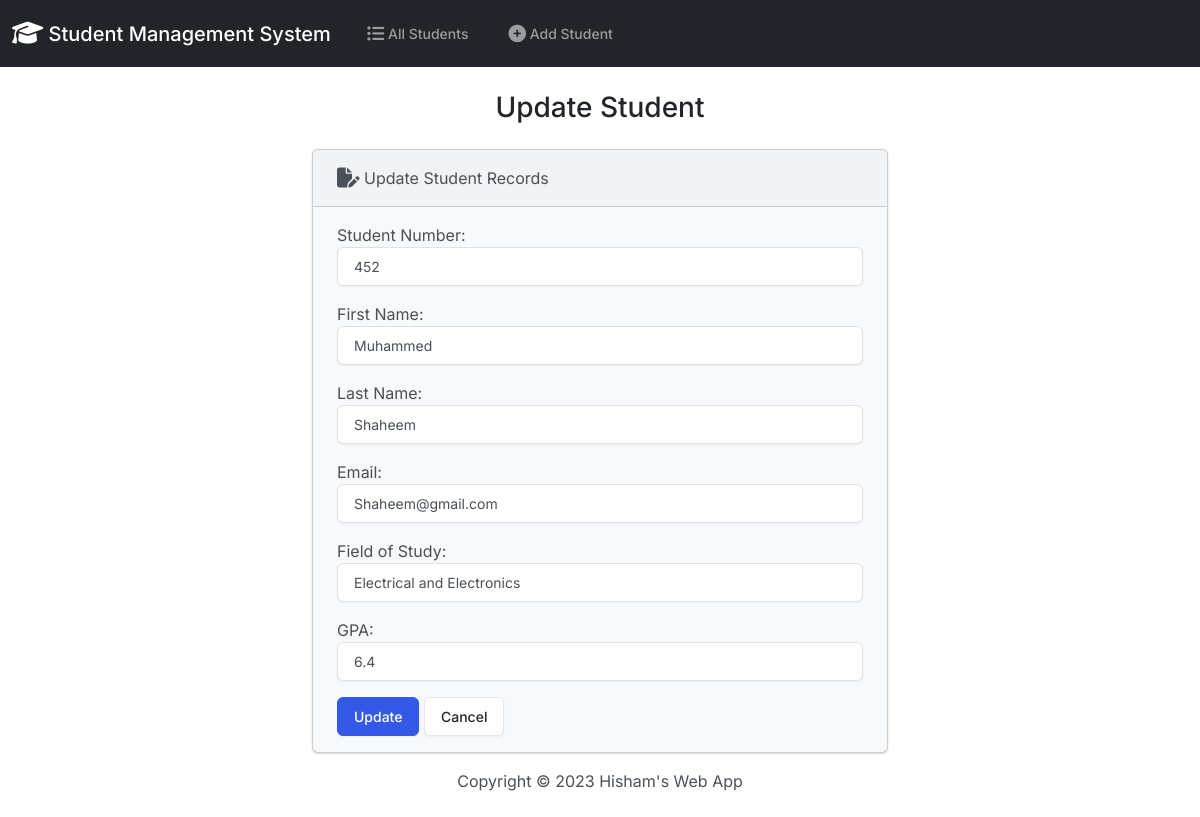
/edit/2/, run on an earlier commit of the app's database.
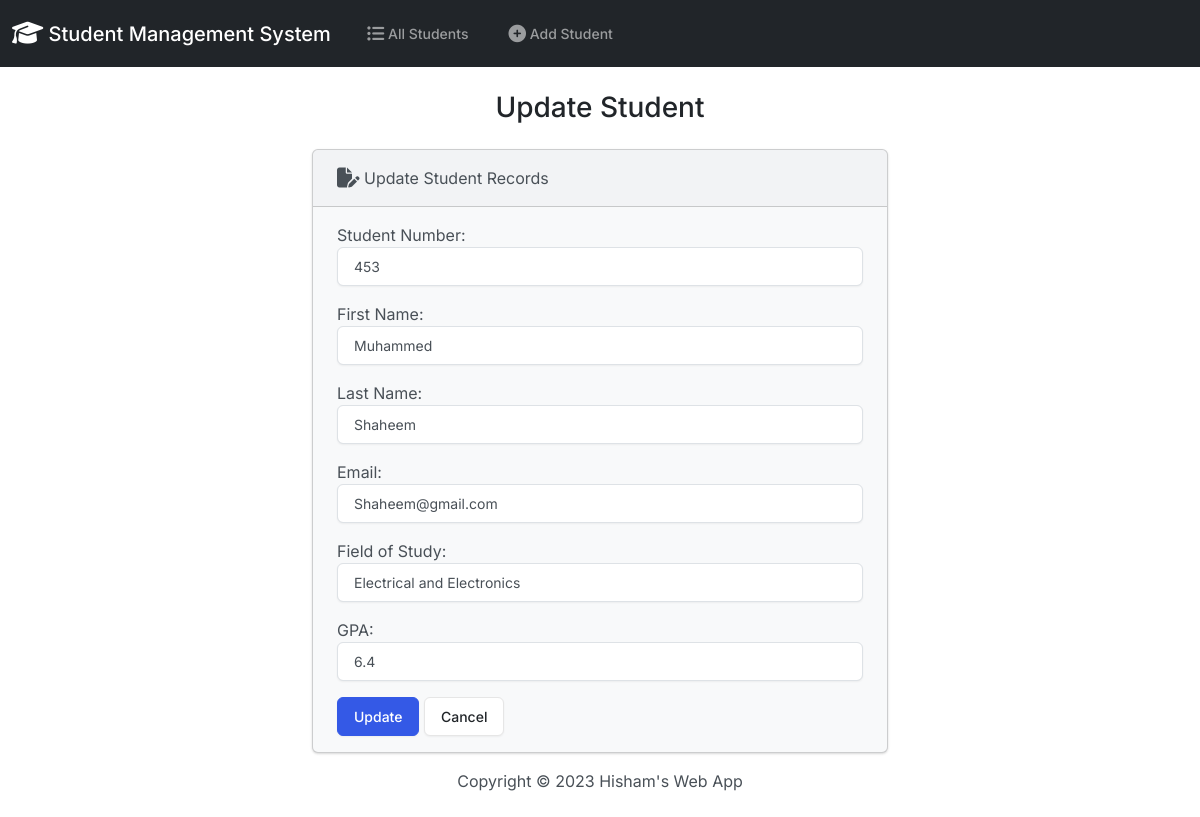
And on a later commit of the database.
### students/models.py (models this page shows, shortened)
class Student(models.Model):
    student_number = models.PositiveIntegerField(unique= True)
    first_name = models.CharField(max_length=50)
    last_name = models.CharField(max_length=50)
    email = models.EmailField(max_length=100)
    field_of_study = models.CharField(max_length=50)
    gpa = models.FloatField()

### students/views.py (the view)
# urls.py: path('edit/<int:id>/', views.edit, name='edit'),
def edit(request, id):
  if request.method == 'POST':
    student = Student.objects.get(pk=id)
    form = StudentForm(request.POST, instance=student)
    if form.is_valid():
      form.save()
      return render(request, 'students/edit.html', {
        'form': form,
        'success': True
      })
  else:
    student = Student.objects.get(pk=id)
    form = StudentForm(instance=student)
  return render(request, 'students/edit.html', {
    'form': form
  })

### students/forms.py
class StudentForm(forms.ModelForm):
    class Meta:
        model = Student
        fields = ['student_number','first_name','last_name','email','field_of_study','gpa']
        labels = {
            'student_number':'Student Number',
            'first_name':'First Name',
            'last_name':'Last Name',
            'email':'Email',
            'field_of_study':'Field of Study',
            'gpa':'GPA'
        }
        widgets = {
            'student_number': forms.NumberInput(attrs={'class':'form-control'}),
            'first_name':forms.TextInput(attrs={'class':'form-control'}),
            'last_name':forms.TextInput(attrs={'class':'form-control'}),
            'email':forms.EmailInput(attrs={'class':'form-control'}),
            'field_of_study':forms.TextInput(attrs={'class':'form-control'}),
            'gpa': forms.NumberInput(attrs={'class':'form-control'}),
        }

### students/templates/students/edit.html (shortened to what this page needs)
{% extends "students/base.html" %}
{% block body %}
    <h3 class = "text-center m-4">Update Student</h3>
    {% if success %}
        <div class = "alert alert-success" role="alert">
          The new student updated successfully.
            <a href="{% url 'index' %}" class="alert-link"> Go to Home Page.</a>
        </div>
    {% else %}
     <div class = "row justify-content-center">
        <div class="col-6">
            <div class="card bg-light mb-3">
                <div class="card-header">
                    <i class="fa-solid fa-file-pen fa-lg"></i> Update Student Records
                </div>
                <div class="card-body">
                    <form action = "" method="POST">
                        {{ form.as_p }}
                        <button type = "submit" class = "btn btn-primary">Update</button>
                        <a href = "{% url 'index' %}" class="btn btn-secondary">Cancel</a>
                    </form>
                </div>
              </div>
        </div>
     </div>
    {% endif %}
{%   endblock %}

What changed in the data, as far as the page shows it:
changed Student "Muhammed": student_number "452" → "453"
